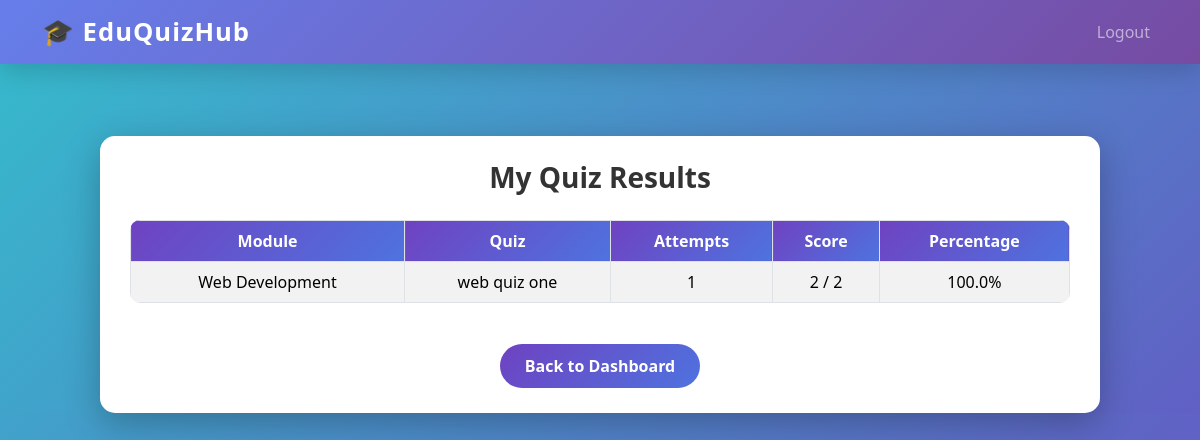
Screenshot of /student/results (signed in) with the database file from the repository.
### tables this page shows
CREATE TABLE quizzes (
    id INTEGER PRIMARY KEY AUTOINCREMENT,
    module_id INTEGER NOT NULL,
    title TEXT NOT NULL,
    time_limit INTEGER,
    is_active INTEGER DEFAULT 0,
    FOREIGN KEY (module_id) REFERENCES modules(id)
);

### app.py (the view)
@app.route("/student/results")
def student_results():
    if session.get("role") != "student":
        return redirect(url_for("login"))
    conn = get_db_connection()
    results = conn.execute("""
    SELECT modules.name AS module_name,
           quizzes.title,
           attempts.score,
           attempts.total_questions,
           COUNT(a2.id) AS attempt_count
    FROM attempts
    JOIN quizzes ON attempts.quiz_id = quizzes.id
    JOIN modules ON quizzes.module_id = modules.id
    LEFT JOIN attempts a2 ON a2.quiz_id = quizzes.id AND a2.student_id = ?
    WHERE attempts.student_id = ?
    GROUP BY quizzes.id
""", (session["user_id"], session["user_id"])).fetchall()
    conn.close()
    return render_template("student_results.html", results=results)

### app.py (called while the page is built)
def get_db_connection():
    conn = sqlite3.connect("database.db")
    conn.row_factory = sqlite3.Row
    return conn

### templates/student_results.html (shortened to what this page needs)
{% extends "base.html" %}
{% block content %}
<div class="results-card">
    <h3>My Quiz Results</h3>
    {% if results %}
    <table class="table table-striped table-bordered">
        <thead>
            <tr>
                <th>Module</th>
                <th>Quiz</th>
                <th>Attempts</th>
                <th>Score</th>
                <th>Percentage</th>
            </tr>
        </thead>
        <tbody>
            {% for r in results %}
            <tr>
                <td>{{ r.module_name }}</td>
                <td>{{ r.title }}</td>
                <td>{{ r.attempt_count if r.attempt_count else 0 }}</td>
                <td>{{ r.score }} / {{ r.total_questions }}</td>
                <td>
                    {% if r.total_questions > 0 %}
                        {{ ((r.score / r.total_questions) * 100) | round(2) }}%
                    {% else %}
                        0%
                    {% endif %}
                </td>
            </tr>
            {% endfor %}
        </tbody>
    </table>
    {% else %}
        <p class="text-center text-dark">No quiz results found.</p>
    {% endif %}
    <div class="text-center">
        <a href="{{ url_for('student_dashboard') }}" class="btn-back-dashboard">Back to Dashboard</a>
    </div>
</div>
{% endblock %}

### static/css/style.css (style rules this page uses)
body { background-color: #f8f9fa; }
h1, h2, h3 { color: #0d6efd; }

### templates/base.html (style rules this page uses)
body { background: #f4f6fb; font-family: "Segoe UI", sans-serif; }

### templates/student_results.html (style rules this page uses)
html, body { font-family: 'Segoe UI', sans-serif; background: linear-gradient(-45deg, #4e73df, #1cc88a, #6f42c1, #36b9cc); background-size: 400% 400%; animation: gradientMove 12s ease infinite; margin: 0; padding: 0; }
.results-card { max-width: 1000px; margin: 50px auto; background: #fff; border-radius: 15px; padding: 25px 30px; box-shadow: 0 10px 35px rgba(0,0,0,0.25); }
.results-card h3 { text-align: center; font-weight: 900; color: #333; margin-bottom: 25px; }
.table { border-radius: 10px; overflow: hidden; }
.table th { background: linear-gradient(135deg, #6f42c1, #4e73df); color: #fff; text-align: center; font-weight: 700; }
.table td { text-align: center; vertical-align: middle; }
.table-striped tbody tr:nth-of-type(odd) { background-color: #f8f9fc; }
.btn-back-dashboard { display: inline-block; margin: 25px auto 0 auto; background: linear-gradient(135deg, #6f42c1, #4e73df); color: #fff; padding: 10px 25px; border-radius: 50px; font-weight: 700; text-decoration: none; transition: all 0.3s ease; }

### rows the page displays
quizzes: module_name "Web Development", title "web quiz one", attempt_count "1", score "2", total_questions "2", score "100.0"
